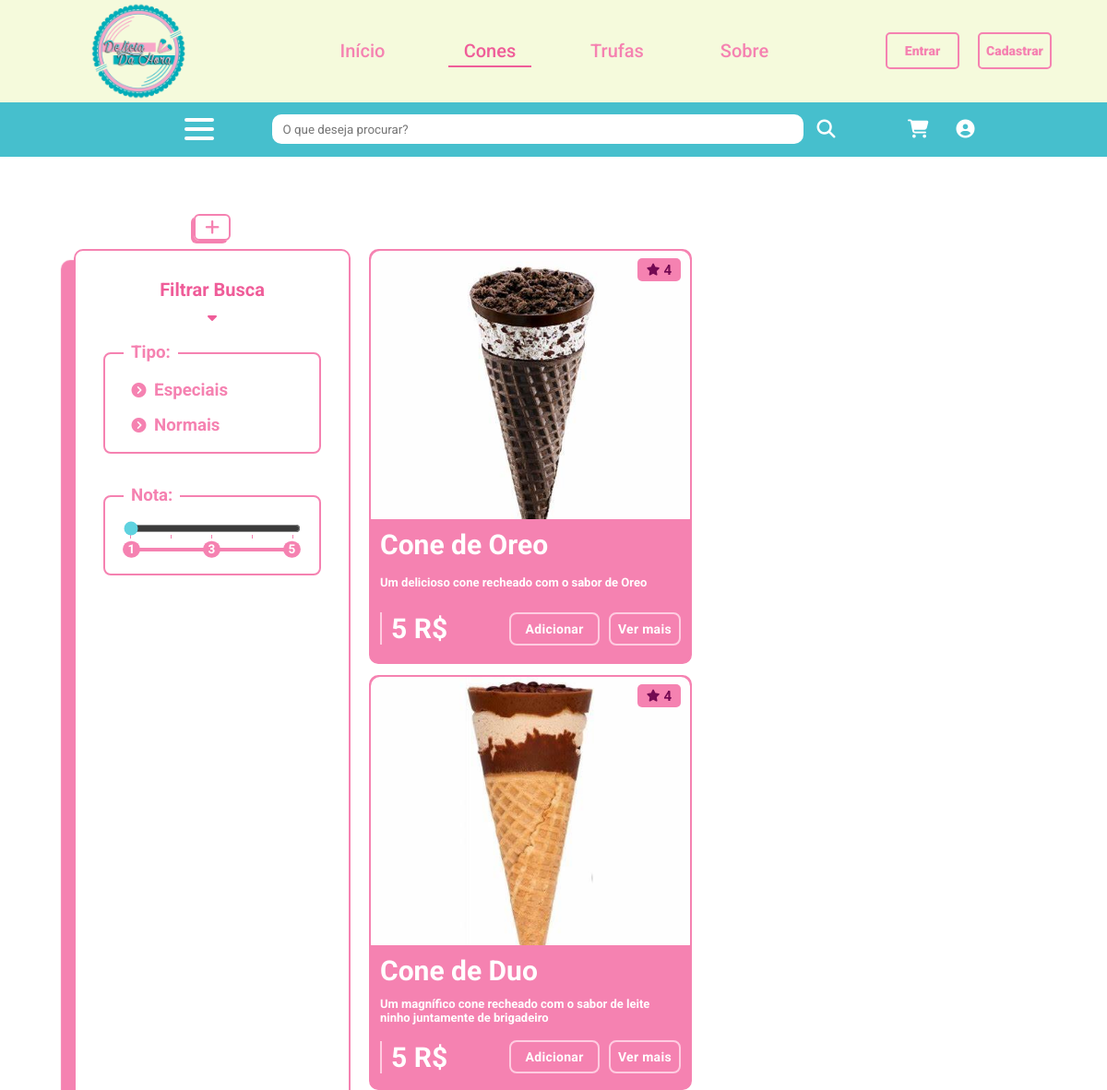
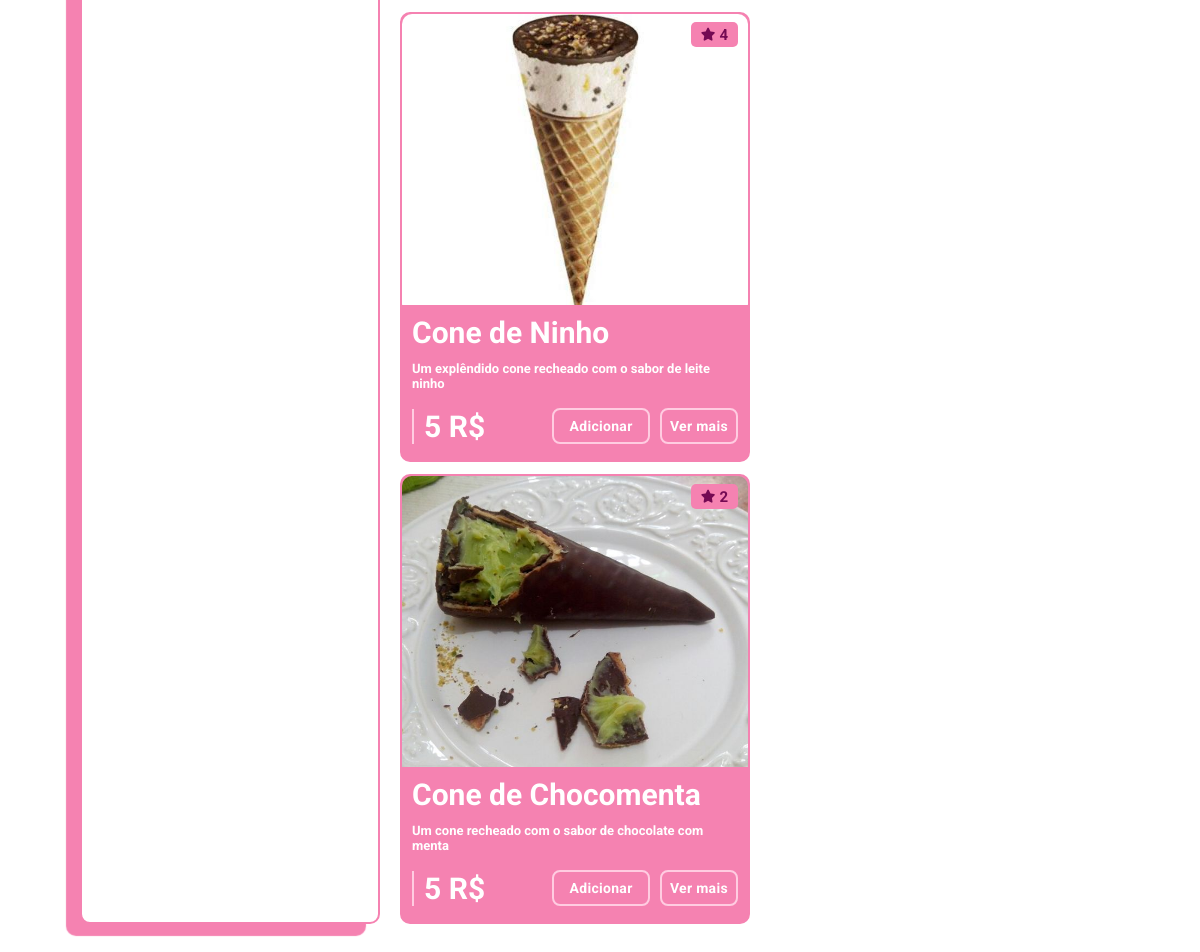
The page /cones.php on the database its author committed (2 pictures, top to bottom).
### tables this page shows
CREATE TABLE `cones` (
  `id_Cone` int(10) NOT NULL,
  `nome_Cone` varchar(200) DEFAULT NULL,
  `valor_Cone` float DEFAULT NULL,
  `descricao_Cone` varchar(200) DEFAULT NULL,
  `img_Cone` varchar(200) DEFAULT NULL,
  `promo_Cone` varchar(200) DEFAULT NULL,
  `desconto_Cone` int(10) DEFAULT NULL,
  `clasfic_Cone` float DEFAULT NULL,
  `tipo_Cone` varchar(100) DEFAULT NULL,
  `sabor_Cone` varchar(50) NOT NULL
);

### cones.php (the view, shortened to what this page needs)
<?php
	include "header.php";
	$pdo = mysql_pdo_conn();
	$stmt = $pdo->query("SELECT * FROM cones");
	try{
		$stmt->execute();
	} catch(Exception $e) {
		echo $e->getMessage();
	}
	$infos = $stmt->fetchAll(PDO::FETCH_ASSOC);
?>
		<div class="bg_Cone">
		<div class="btnAdmin">
				<button type="button" onclick="verMaisAdm(this)"><i class="fa-solid fa-plus"></i></button>
			</div>
			<aside class="filtro_Aside">
				<h2>Filtrar Busca</h2>
				<i class="fa-solid fa-caret-down"></i>
				<div class="filtroTipo">
					<h3 class="tituloFiltro">Tipo:</h3>
					<div class="tipoEspecial">
						<div class="tituloTipo">
							<i class="fa-solid fa-circle-chevron-right" id="chevronEspecial"></i>
							<h3 id="txtEspecial"> Especiais</h3>
						</div>
					</div>
					<div class="tipoNormal">
						<div class="tituloTipo">
							<i class="fa-solid fa-circle-chevron-right" id="chevronNormal"></i>
							<h3 id="txtNormal"> Normais</h3>
						</div>
					</div>
				</div>
				<div class="filtroNota">
					<h3 class="tituloFiltro">Nota:</h3>
					<div class="medidor">
						<input type="range" name="medidaInput" min="1" max="5" list="pontinhos" id="medidaInput" value="1" onchange="checaNota(this)">
						<datalist id="pontinhos">
							<option value="1">1</option>
							<option value="2">2</option>
							<option value="3">3</option>
							<option value="4">4</option>
							<option value="5">5</option>
						</datalist>
					</div>
				</div>
			</aside>
			<div class="container_Cone">
	<?php
	if(isset($infos)) :
		foreach ($infos as $info) :
			$Cone_Trufa = "Cone";
			$saborCone = $info['sabor_Cone'];
			$AVG = $pdo->prepare("SELECT AVG(nota_Review) FROM reviews WHERE sabor_Review = '$saborCone' AND tipo_Review = '$Cone_Trufa'");
			$AVG->execute();
			$row = $AVG->fetch(PDO::FETCH_ASSOC);
			$AVGCones = $row['AVG(nota_Review)'];
			$AVGRound = round($AVGCones, 0);
			if (empty($info['img_Cone'])){
				$imagem = "no-image.png";
			}else{
				$imagem = $info['img_Cone'];
			}
		?>
		<div class="produto">
			<div class="nota">
				<i class="fa-solid fa-star"></i>
				<span class="modalInfo"> <?php echo $AVGRound ?> </span>
			</div>
			<img class="prodImg modalInfo_img" src="imagens/<?php echo $imagem; ?>">
			<div class="prodInfos">
				<h2 class="nomeProd modalInfo"> <?php echo $info['nome_Cone']; ?> </h2>
				<h3 class="descProd modalInfo"> <?php echo $info['descricao_Cone']; ?> </h3>
				<div class="prodBtns">
					<h2 class="valorProd modalInfo"> <?php echo $info['valor_Cone']; ?> R$</h2>
					<form class="carrinho" action="redirect.php" method="post">
						<button type="submit" class="btnAdd">Adicionar</button>
					</form>
					<button type="button" class="btnVer" onclick="verMais(this)">Ver mais</button>
				</div>
			</div>
		</div>
	 <?php
	 endforeach;
	 ?>
	 </div>
	 </div>
	<?php else : ?>
	<h1>Não há itens disponíveis.</h1>
	<?php endif;
	closure();
	?>

### header.php (shortened to what this page needs)
<?php
include_once "templates.php";
?>
<!DOCTYPE html>
<html lang="pt-br">
<head>
	<link rel="stylesheet" href="css/styleHeader.css">
	<link rel="stylesheet" href="css/styleVariables.css">
	<link rel="stylesheet" href="css/stylemodalCad.css">
	<link rel="stylesheet" href="css/stylemodalProd.css">
	<link rel="stylesheet" href="css/styleIndex.css">
	<link rel='stylesheet' href='css/styleCones.css'>
	<link rel='stylesheet' href='css/styleTrufas.css'>
	<link rel='stylesheet' href='css/stylePerfil.css'>
	<link rel='stylesheet' href='css/styleCarrinho.css'>
	<link rel='stylesheet' href='css/stylemodalAdm.css'>
</head>
<body>
	<header>
		<div class="header_max_size">
			<div class="logo">
				<img src="imagens/logo2.png" alt="Logo">
			</div>
			<nav>
				<ul>
					<li>
						<a class="navA" href="index.php">Início</a>
					</li>
					<li>
						<a class="navA" href="cones.php">Cones</a>
					</li>
					<li>
						<a class="navA" href="trufas.php">Trufas</a>
					</li>
					<li>
						<a class="navA" href="sobre.php">Sobre</a>
					</li>
				</ul>
			</nav>
			<div class="btnsUser">
				<?php if(!empty($_SESSION['logado'])) { ?>
				<button type="button">
					<a href="perfil.php" title="Cadastrar" >Perfil</a>
				</button>
				<?php } else { ?>
				<button type="button" class="logIn">
					<a href="#" title="Entrar" >Entrar</a>
				</button>
				<button type="button" class="signIn">
					<a href="#" title="Cadastrar" >Cadastrar</a>
				</button>
				<?php } ?>
			</div>
			<nav class="stickyNav" id="stickyNav">
				<button title="Menu" type="button" class="menu-burguer">
					<div class="linhas">
						<div class="linha"></div>
						<div class="linha"></div>
						<div class="linha"></div>
					</div>
				</button>
				<form class="searchBar" method="post" id="formSearch" name="search">
					<input type="text" name="txtBar" list="produtos" id="txtBar" placeholder="O que deseja procurar?">
					<button title="Ícone" type="submit" class="btnIcon" id="btnIcon" name="btnIcon">
						<i class="fa-solid fa-magnifying-glass"></i>
					</button>
				</form>
				<div class="utilityIcons">
					<a href="carrinho.php" title="Carrinho"><i class="fa-solid fa-cart-shopping"></i></a>
					<?php if(!empty($_SESSION['logado'])) { ?>
						<button type="button" class="perfilBtn">
							<a href="#" class="contaIcon_logado" id="contaIcon_logado" title="Conta"><i id="iconConta_logado" class="fa-solid fa-circle-user"></i></a>
							<div class="perfilTooltip">
								<ul>
									<li>
										<a href="perfil.php#perfil" class="group_divison">
											<p>Perfil</p>
											<i class="fa-solid fa-user"></i>
										</a>
									</li>
									<li>
										<a href="perfil.php#pedidos" class="group_divison">
											<p>Pedidos</p>
											<i class="fa-solid fa-list"></i>
										</a>
									</li>
									<li>
										<a href="perfil.php#infos" class="group_divison">
											<p>Infos</p>
											<i class="fa-solid fa-pencil"></i>
										</a>
									</li>
									<li>
										<form action="autenticacao.php" method="post" class="group_divison gd_last">
											<input type="submit" name="deslogar" value="1" id="submitPerfil_logOut" style="display: none;">
											<label for="submitPerfil_logOut">Sair <i class="fa-solid fa-right-from-bracket"></i></label>
										</form>
									</li>
								</ul>
							</div>
						</button>
					<?php } else { ?> <a href="#" class="contaIcon" id="contaIcon" title="Conta"><i class="fa-solid fa-circle-user"></i></a> <?php } ?>
				</div>
			</nav>
		</div>
	</header>

### templates.php (shortened to what this page needs)
<?php
function closure() {
	echo "</body>
	</html>
	";
}
?>

### css/styleHeader.css (style rules this page uses)
header { display: grid; place-items: center; height: 170px; background-color: var(--bg-color); }
.header_max_size { display: grid; max-width: 1600px; height: 100%; width: 100%; grid-template-columns: 1fr 2fr 1fr; grid-template-rows: 65% 35%; background-color: var(--bg-color); }
.logo { height: 110px; display: flex; justify-content: center; align-items: center; }
.logo img { height: 110%; }
header .header_max_size nav:nth-of-type(1) ul { display: flex; align-items: center; justify-content: space-evenly; list-style: none; height: 100%; }
header .header_max_size nav:nth-of-type(1) ul li { overflow: hidden; display: flex; align-items: center; justify-content: center; font-size: var(--fs-medium); position: relative; width: 15%; height: 50%; }
header .header_max_size nav:nth-of-type(1) ul li a { position: absolute; transition: 0.4s 0.1s, opacity 0.5s 0.1s; font-weight: 500; color: var(--primary-color); }
.btnsUser { display: flex; height: 110px; justify-content: center; position: relative; align-items: center; gap: 2rem; }
.btnsUser button { border: 2px solid var(--primary-color); height: 36%; width: 26%; align-items: start; justify-items: center; max-width: 120px; display: grid; position: relative; min-width: 80px; background-color: unset; color: var(--primary-color); border-radius: 5px; font-size: var(--fs-small); transition: 0.4s; }
.btnsUser button a { display: flex; width: 100%; height: 100%; font-weight: 900; justify-content: center; align-items: center; color: var(--primary-color); transition: 0.4s; }
nav.stickyNav { background-color: var(--secondary-color); display: grid; grid-template-columns: 1fr 3fr 1fr; grid-column-start: 1; grid-column-end: 4; height: 100%; width: 100%; position: relative; }
button.menu-burguer { border: none; background: unset; justify-self: end; display: flex; justify-content: center; align-items: center; height: 100%; width: 20%; }
.linhas { height: 60%; width: 50%; max-width: 42px; min-width: 32px; display: flex; flex-direction: column; align-items: center; justify-content: space-evenly; cursor: pointer; opacity: 1; transition: 0.4s, width 0.4s 1s; }
.linha { height: 4px; width: 100%; border-radius: 10px; background-color: var(--terciary-color); transition: 0.4s; }
form.searchBar { display: flex; height: 90%; align-items: center; justify-content: center; gap: 1.5rem; align-self: center; }
input#txtBar { width: 80%; height: 60%; border-radius: 10px; padding-inline: 1.2rem; border: none; }
button#btnIcon { border: none; background: unset; font-size: var(--fs-medium); color: var(--terciary-color); cursor: pointer; transition: 0.4s; }
.utilityIcons { display: flex; align-items: center; padding-left: 10%; gap: 3rem; }
.utilityIcons a { color: var(--terciary-color); font-size: var(--fs-medium); transition: 0.4s; }
a.navA.Current { color: var(--primary-color-click) !important; }
a.navA.Current::after { content: ''; position: absolute; background: var(--primary-color-click); animation: appearingUnderline .6s ease-in-out forwards; }
a.navA::after { content: ''; position: absolute; background: transparent; height: 2px; width: 200%; top: 28px; left: -120%; transition: .4s; }

### css/styleVariables.css (style rules this page uses)
* { padding: 0; margin: 0; box-sizing: border-box; text-decoration: none; font-family: 'Roboto', sans-serif; }
:root { --bg-color-light: #fcffee; --bg-color: #f5fadc; --secondary-color: #46bfcd; --secondary-color-hover: #5fd2df; --secondary-color-click: #009daf; --primary-color: #f582b1; --primary-color-hover: #ffa5ca; --primary-color-click: #ef5d99; --terciary-color: #fff; --terciary-color-hover: #d3f4ff; --terciary-color-click: #3f90c7; --fs-small: 1.4rem; --fs-small-G: 1.8rem; --fs-medium: 2rem; --fs-medium-G: 2.5rem; --fs-big: 3rem; --fs-highlighted: 4rem; --top-position: 0px; }

### css/styleIndex.css (style rules this page uses)
html { font-size: 62.5%; }
html, body { overflow-x: hidden; scroll-behavior: smooth; }

### rows shown on the page
cones: AVGRound "4", img_Cone (picture), nome_Cone "Cone de Oreo", descricao_Cone "Um delicioso cone recheado com o sabor de Oreo", valor_Cone "5"
cones: AVGRound "4", img_Cone (picture), nome_Cone "Cone de Duo", descricao_Cone "Um magnífico cone recheado com o sabor de leite ninho juntamente de brigadeiro", valor_Cone "5"
cones: AVGRound "4", img_Cone (picture), nome_Cone "Cone de Ninho", descricao_Cone "Um explêndido cone recheado com o sabor de leite ninho", valor_Cone "5"
cones: AVGRound "2", img_Cone (picture), nome_Cone "Cone de Chocomenta", descricao_Cone "Um cone recheado com o sabor de chocolate com menta", valor_Cone "5"
